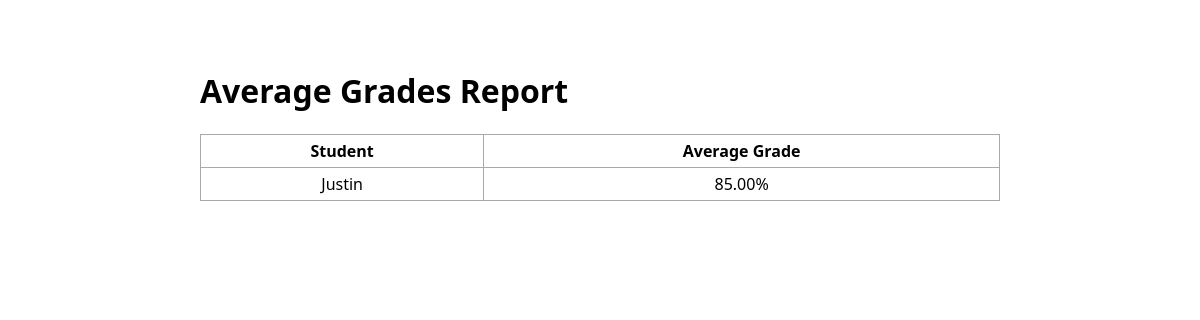
Page /report/avgGrade/ on the earlier database version.
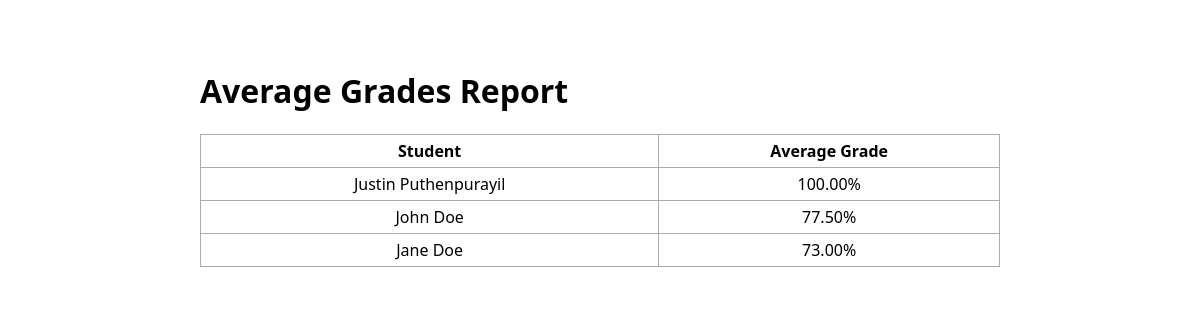
Same page on the later database version.
### app.py (models this page shows, shortened)
class Student(db.Model):
    id = db.Column(db.Integer, primary_key=True)
    name = db.Column(db.String(100), nullable=False)
    email = db.Column(db.String(100), unique=True, nullable=False)
    major = db.Column(db.String(100), nullable=True)
    year = db.Column(db.String(100), nullable=True)

### app.py (the view)
@app.route("/report/avgGrade/", methods=["GET"])
def reportAvgGrade():
    with db.engine.connect() as conn:
        stmt = text(
            """
        SELECT
            student.name,
            AVG(grades.grade) as average_grade
        FROM
            student
        JOIN
            grades
        ON
            student.id = grades.student_id
        WHERE
            grades.grade >= 0
        GROUP BY
            student.id
        """
        )
        result = conn.execute(stmt.execution_options(result_set_keyed=True))
        result_rows = result.fetchall()  # Get all rows from the result
        avg_grades = [{"name": row[0], "average_grade": row[1]} for row in result_rows]
    return render_template("reportAvgGrade.html", avg_grades=avg_grades)

### templates/reportAvgGrade.html (shortened to what this page needs)
{% extends 'base.html' %}
{% block body %}
<div class="content">
    <h1>Average Grades Report</h1>
    <table>
        <tr>
            <th>Student</th>
            <th>Average Grade</th>
        </tr>
        {% for student in avg_grades %}
        <tr>
            <td>{{ student.name }}</td>
            <td>{{ "%.2f" | format(student.average_grade) }}%</td>
            {% endfor %}
    </table>
</div>
{% endblock %}

### templates/base.html (shortened to what this page needs)
<!DOCTYPE html>
<html lang="en">
<head>
    <link rel="stylesheet" href="{{url_for('static', filename='css/main.css')}}">
</head>
<body>
    {% block body%}{% endblock %}
</body>
</html>

### static/css/main.css (style rules this page uses)
body, html { margin: 0; font-family: "Segoe UI", Tahoma, Geneva, Verdana, sans-serif; }
.content { margin: 0 auto; padding: 3rem; max-width: 800px; }
table, td, th { border: 1px solid #aaa; }
table { border-collapse: collapse; width: 100%; }
th { height: 30px; }
td { text-align: center; padding: 5px; }

Differences in the rows shown:
changed Student: name "Justin" → "Justin Puthenpurayil"; average_grade "85.00" → "100.00"
added Student: name "John Doe", average_grade "77.50"
added Student: name "Jane Doe", average_grade "73.00"
